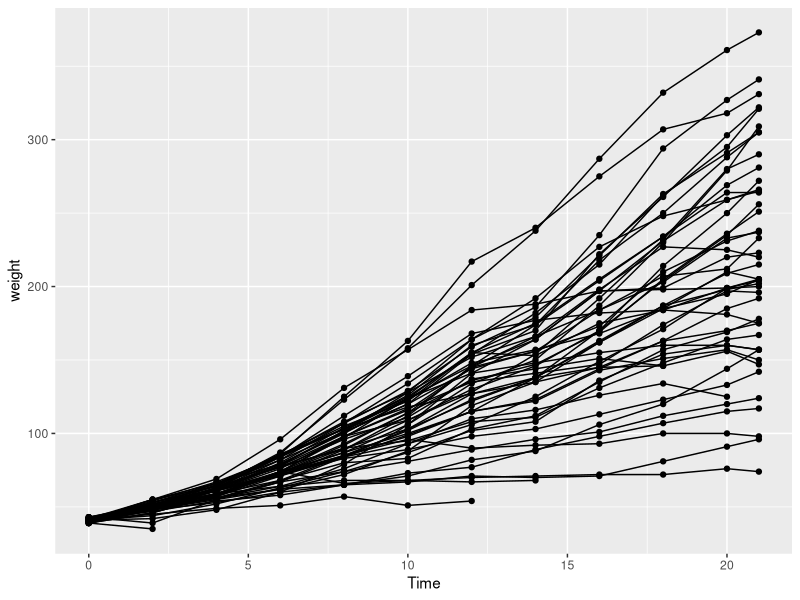
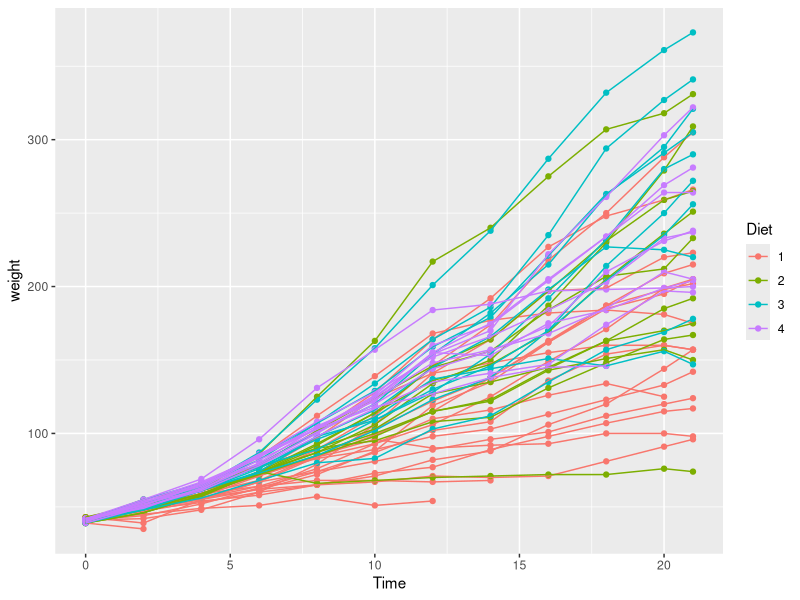
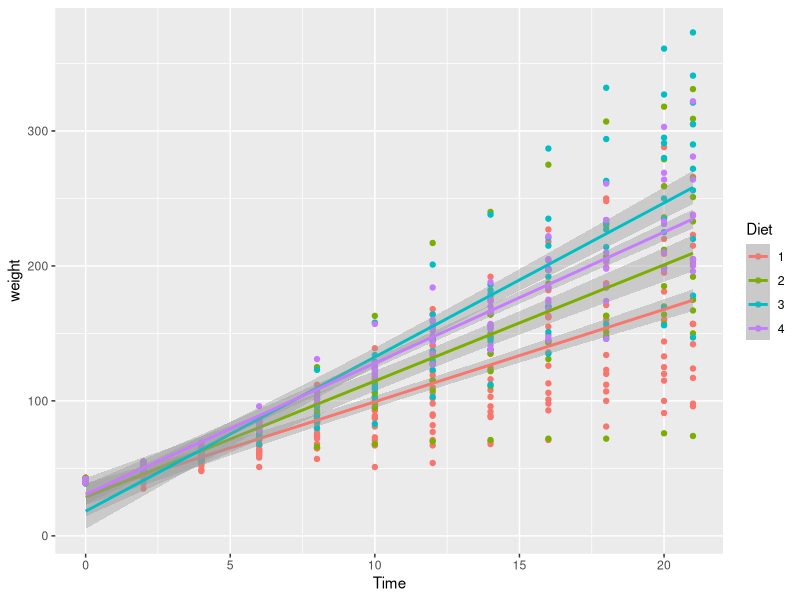
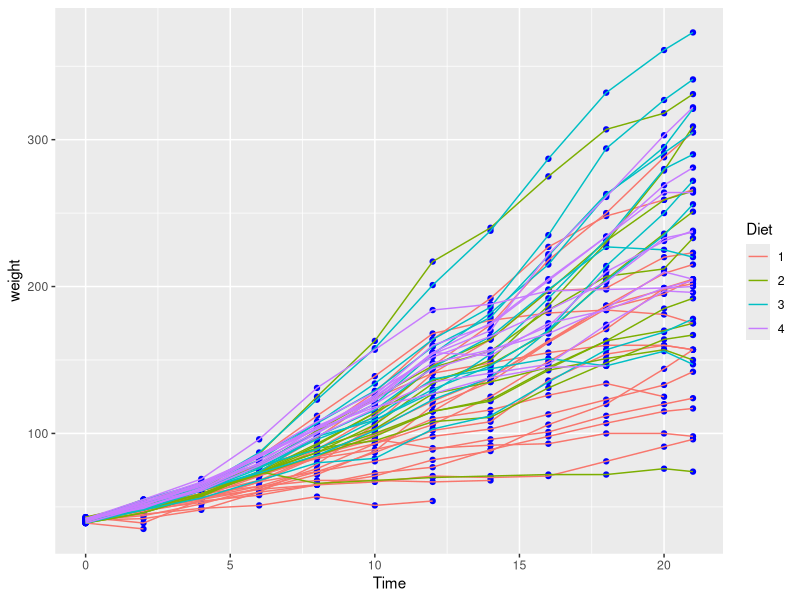
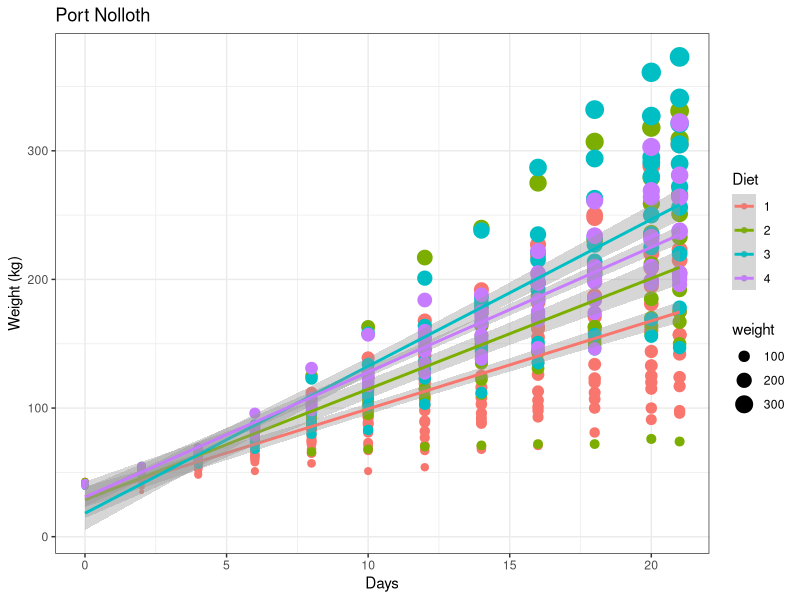

The R script that drew these images, in order: (Note: this script raises an error after producing the figures.)
#Day 2
#Plotting in R using ggplot2
#Nobuhle Mpanza
#30 January 2019

#Load Libraries

library(tidyverse)
chicks <- datasets::ChickWeight
??ChickWeight

#The function ?? gives you a description of what you're working with

ggplot(data = chicks, aes(x = Time, y = weight)) +
  geom_point() +
  geom_line(aes(group = Chick))

#The function above was to plot a graph using the chick data with time on the x-axis and weight on the y-axis.
#ggplot is a function within tidyverse package,aes means astetics,controls everything
#geom_point means make scatterplot and for line and histogram you say geom_line or geom_histo.
#Plus sign works as a pipe in plotting but %>% works as a pipe in coding.
#Group = Chick means group by Chick,case sensitive. So make you keep your data as is in he dataset.

ggplot(chicks, aes( x = Time, y = weight, colour = Diet))+
  geom_point()+
  geom_line(aes(group=Chick))

#Colour in the first code means each diet must have different colour on the graph.

ggplot(chicks, aes(x = Time, y = weight, colour = Diet)) +
  geom_point() +
  geom_smooth(method = "lm")

#geom_smooth creates a smooth line.
#lm means linear models 
#Diet 3 most effective diet as it started at low weights but went constant up.

ggplot(chicks, aes(x = Time, y = weight, colour = Diet)) +
  geom_point(colour="blue") +
  geom_line(aes(group=Chick))

# We specified the colour of the points.

ggplot(chicks, aes(x=Time, y=weight, colour=Diet))+
  geom_point(aes(size=weight))+
  geom_smooth(method="lm") +
  labs(x = "Days", y = "Weight (kg)") +
  ggtitle("Port Nolloth")+
  theme_bw()

#Points must present a different size as weights,thats why size=weight.Heavier weight means larger point size.
#aes controls output of your funtion.
#Labs means we are changing the labels of the y and x axis.

#Loading Chickweight Data and practice alone what we have just finished doing
#Loading Libraries
library(tidyverse)
chicks_2<- datasets::ChickWeight
ggplot(aes(x=Time, y=weight, colour=Diet))+
  geom_point()+
  geom_line(aes(group=Chick))


#Faceting in ggplot
library(ggpubr)

ggplot(chicks, aes(x = Time, y = weight)) +
  geom_point() +
  geom_smooth(method = "lm") +
facet_wrap(~Diet, ncol = 4)
facet_wrap(~Diet, nrow = 2)

#Facet wrap functin splits the diet into different panes, and ncol splits into different columns,specifies the number of columns.
#nrow specify numberof rows.

chicks_2<-chicks %>% 
filter(Time == 21)
#Ask for help here

plot_1 <- ggplot(chicks, aes(x = Time, y = weight, colour = Diet))+
  geom_point()+
  geom_line(aes(group = Chick))+
  labs(x ="Days", y = "weight")+
  ggtitle("A")
plot_1

#Assign a name for the graph and move it to the environments.
#We are saving the graph in the environment.

plot_2 <- ggplot(chicks, aes(x = Time, y = weight, colour = Diet))+
  geom_point()+
  geom_smooth(method="lm")+
ggtitle("B")
plot_2


plot_3 <- ggplot(data=chicks_2, aes(x=weight))+
  geom_histogram(aes(fill=Diet), position="dodge", binwidth=100)+
  labs(x = "Final Mass (g)", y = "Count")
plot_3
#NB:position =dodge places your histogtram along side each other and not on top of each other.


plot_4 <-ggplot(data=chicks_2, aes(x=Diet, y=weight))+
  geom_boxplot(aes(fill=Diet))+
  labs(x="Diet", y="Final mass (g)")
plot_4

plot_combined <- ggarrange(plot_1,plot_2, plot_3, plot_4)
plot_combined
#ggarrange combines all the plots you've plotted.


#3rd Library
library(boot)
urine <- boot::urine
??urine
urine %>% 
  select(-cond)
#To remove cond from the variables you use select and then (start with minus brfore cond).

ggplot(data = urine, aes(x = osmo, y = ph)) +
  geom_point(aes(colour = cond))
#aes controls the function 

ggplot(data = urine, aes(x = osmo, y = ph)) +
  geom_point(aes(colour = as.factor(r)))
#as. factor means 0 or 1.

# [A.A]
# Neat script, well organised
# Adding comments will only improve your understading
# Lack of comments through out the script
